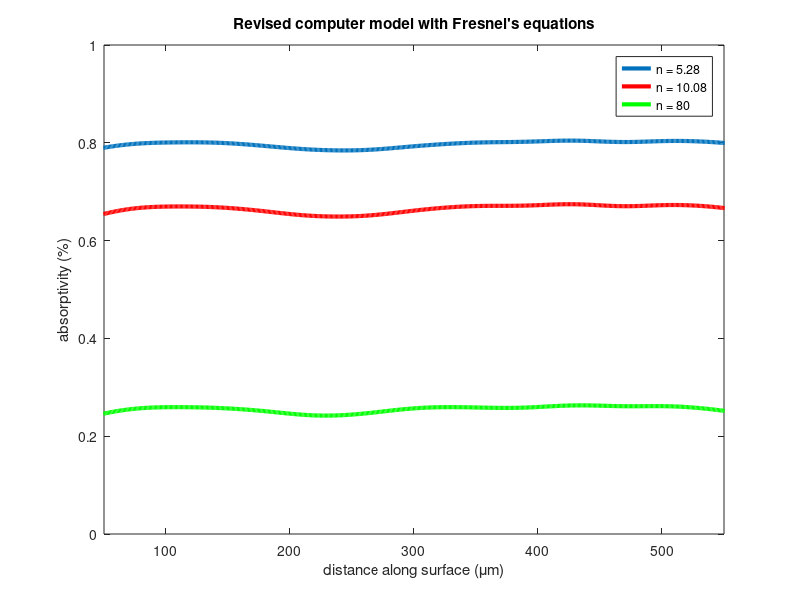

This chart was generated by the following MATLAB code:
clearvars; close all; clc;

file = load('n528.mat');
dLaser1 = file.dLaserResult;

file = load('n10.mat');
dLaser2 = file.dLaserResult;

file = load('n80.mat');
dLaser3 = file.dLaserResult;

figure
plot(dLaser1(:, 30), 'LineWidth',3)
hold on
plot(dLaser2(:, 30),'r', 'LineWidth',3)
hold on
plot(dLaser3(:, 30),'g', 'LineWidth',3)
title('Revised computer model with Fresnel''s equations')
xlabel('distance along surface (\mum)')
ylabel('absorptivity (%)')
axis([50 550 0 1])
legend('n = 5.28', 'n = 10.08', 'n = 80')